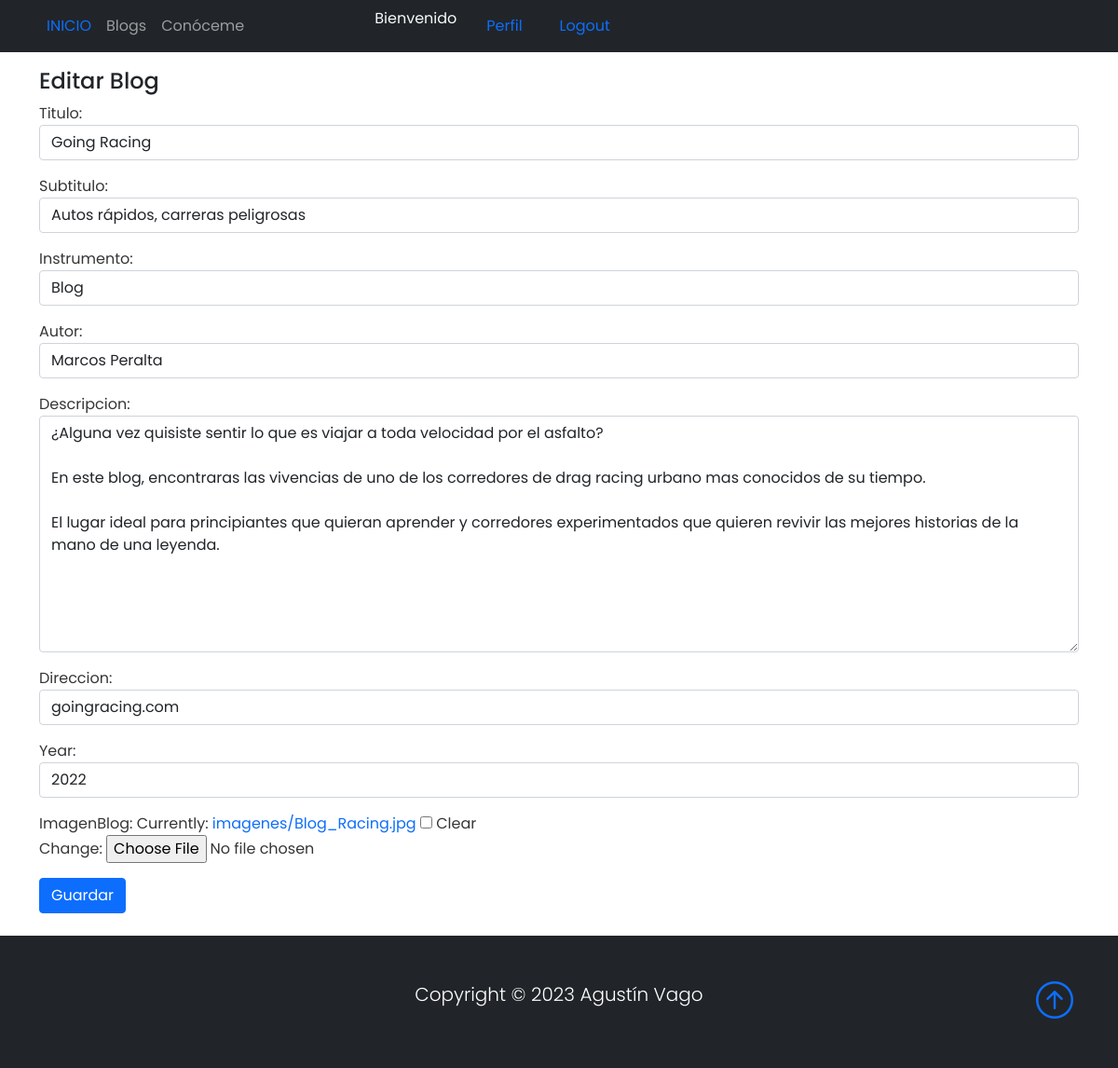
Screenshot of /blogEdicion/94/ (signed in) with the database file from the repository.
### Base/models.py (models this page shows, shortened)
class Blog(models.Model):
    instrumentoSeleccion = (
    ('guitarra','Blog'),
    )
    usuario = models.ForeignKey(User, on_delete=models.CASCADE, null=True, blank=True)
    titulo = models.CharField(max_length=200)
    subtitulo = models.CharField(max_length=40)
    instrumento = models.CharField(max_length=15, choices=instrumentoSeleccion, default='guitarra')
    autor = models.CharField(default = '', max_length=200)
    descripcion = models.TextField(null=True, blank=True)
    direccion = models.CharField(default = '', max_length=40)
    year = models.IntegerField()
    fechaPublicacion = models.DateTimeField(auto_now_add=True)
    imagenBlog = models.ImageField(null=True, blank=True, upload_to="imagenes/")
    class Meta:
        ordering = ['usuario', '-fechaPublicacion']

### Base/views.py (the view)
# urls.py: path('blogEdicion/<int:pk>/', BlogsUpdate.as_view(), name='guitarra_editar'),
class BlogsUpdate(LoginRequiredMixin, UpdateView):
    model = Blog
    form_class = ActualizacionBlog
    success_url = reverse_lazy('guitarras')
    context_object_name = 'guitarra'
    template_name = 'Base/blogEdicion.html'

### Base/forms.py
class ActualizacionBlog(forms.ModelForm):
    class Meta:
        model = Blog
        fields = ('titulo','subtitulo', 'instrumento','autor', 'descripcion','direccion', 'year', 'imagenBlog')
        widgets = {
            'titulo' : forms.TextInput(attrs={'class': 'form-control'}),
            'subtitulo' : forms.TextInput(attrs={'class': 'form-control'}),
            'instrumento' : forms.Select(attrs={'class': 'form-control'}),
            'autor' : forms.TextInput(attrs={'class': 'form-control'}),
            'descripcion' : forms.Textarea(attrs={'class': 'form-control'}),
            'direccion' : forms.TextInput(attrs={'class': 'form-control'}),
            'year' : forms.TextInput(attrs={'class': 'form-control'}),
        }

### Base/templates/Base/blogEdicion.html
{% extends 'Base/home.html' %}
{% block content %}
<br>
<br>
{% if user.id == guitarra.usuario.id %}
<div class="container">
    <h4>Editar Blog</h4>
</div>
<div class="container">
    <div class="form-group">
        <form method="post" enctype="multipart/form-data">{% csrf_token %}
            {{ form.as_p }}
            <button type="submit" class="btn btn-primary">Guardar</button>
        </form>
    </div>
</div>
<br>
{% else %}
<div class="container">
<h4>¡No tienes acceso a esta pagina!</h4>
</div>
{% endif %}
{% endblock %}

### Base/static/style.css (style rules this page uses)
body { background-color: white; font-family: 'Poppins', 'Nunito', sans-serif; padding-top: 25px; }
a { text-decoration: none; }
p { color: #363636; }

### rows the page displays
Blog: titulo "Going Racing", subtitulo "Autos rápidos, carreras peligrosas", instrumento "Blog", autor "Marcos Peralta", descripcion "¿Alguna vez quisiste sentir lo que es viajar a toda velocidad por el asfalto? En este blog, encontraras las vivencias de uno de los corredores de drag racing urbano mas conocidos de su tiempo. El lugar ideal para principiantes que quieran aprender y corredores experimentados que quieren revivir las mejores historias de la mano de una leyenda.", direccion "goingracing.com", year "2022"
